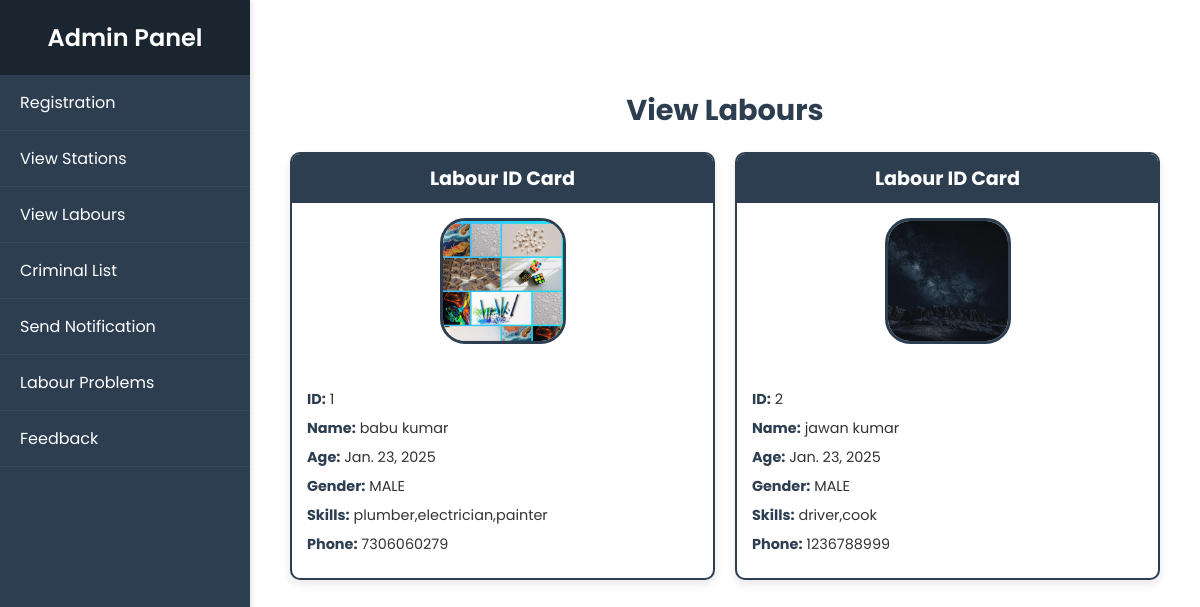
The page /my_admin/viewlabours/ on the database as committed earlier.
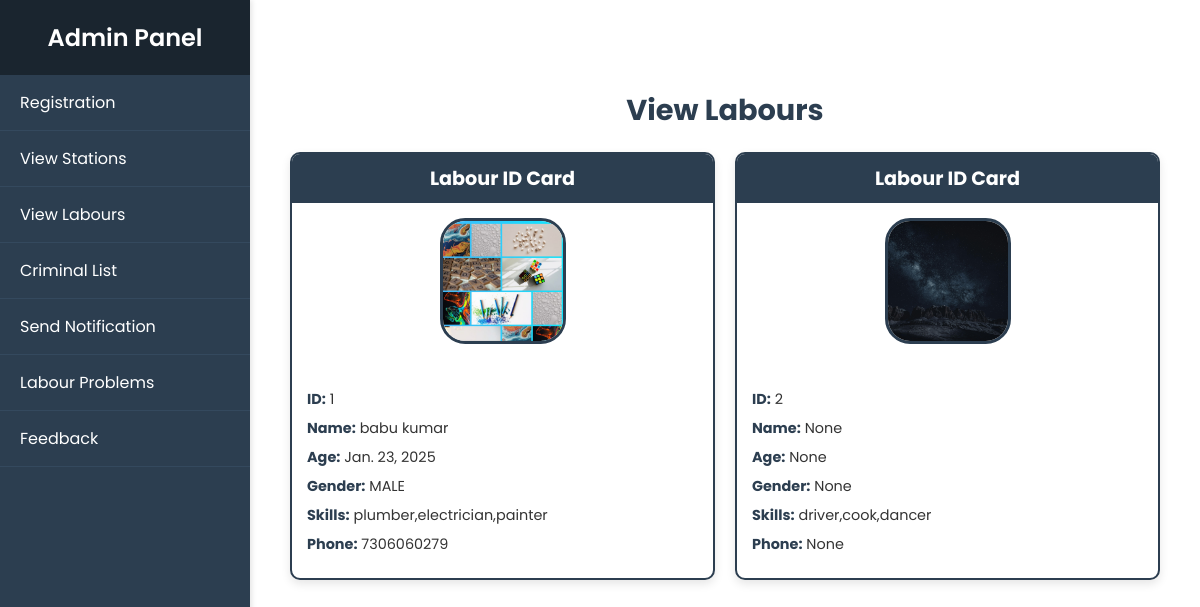
The same page on the database as committed later.
### my_admin/models.py (models this page shows, shortened)
class LabourDetails(models.Model):
    gender=[
        ('MALE','male'),
        ('FEMALE','female'),
        ('OTHER','other')
    ]
    name=models.CharField(max_length=50,null=True,blank=True)
    age=models.DateField(null=True,blank=True)
    gender=models.CharField(max_length=50,null=True,blank=True,choices=gender)
    aadhar_no=models.IntegerField(null=True,blank=True)
    skills=models.CharField(max_length=600,null=True,blank=True)
    phone=models.CharField(max_length=20,null=True,blank=True)
    alternative_phone=models.CharField(max_length=20,null=True,blank=True)
    user_details=models.OneToOneField(LoginDetails,models.CASCADE,null=True,blank=True)
    photo = models.ImageField(null=True, blank=True, upload_to='labour_gallery')
    id_image = models.ImageField(null=True, blank=True, upload_to='labour_gallery')
    ration_card = models.ImageField(null=True, blank=True, upload_to='labour_gallery')
    updated_at = models.DateTimeField(auto_now_add=True)
    created_at = models.DateTimeField(auto_now_add=True)

### my_admin/views.py (the view)
# urls.py: path('viewlabours/',ViewLabours.as_view(),name='viewlabours'),
class ViewLabours(View):
    def get(self,request):
        labours=LabourDetails.objects.select_related('user_details').all()
        return render(request,'my_admin/view_labours.html',{'labour':labours})

### template/my_admin/view_labours.html
{% extends 'my_admin/home.html' %}
{% block body %}
    <div class="labours-container">
        <h3 class="page-title">View Labours</h3>
        <div class="labours-list">
            {% for lab in labour %}
                <div class="labour-card">
                    <div class="labour-header">
                        <h4>Labour ID Card</h4>
                    </div>
                    <div class="labour-photo">
                        <img src="{{ lab.photo.url }}" alt="{{ lab.name }}">
                    </div>
                    <div class="labour-details">
                        <p><strong>ID:</strong> {{ lab.id }}</p>
                        <p><strong>Name:</strong> {{ lab.name }}</p>
                        <p><strong>Age:</strong> {{ lab.age }}</p>
                        <p><strong>Gender:</strong> {{ lab.gender }}</p>
                        <p><strong>Skills:</strong> {{ lab.skills }}</p>
                        <p><strong>Phone:</strong> {{ lab.phone }}</p>
                    </div>
                </div>
            {% endfor %}
        </div>
    </div>
{% endblock %}

Rows that differ between the two databases and show on the page:
changed LabourDetails id 2: name "jawan kumar" → "None"; age "Jan. 23, 2025" → "None"; gender "MALE" → "None"; skills "driver,cook" → "driver,cook,dancer"; phone "1236788999" → "None"
